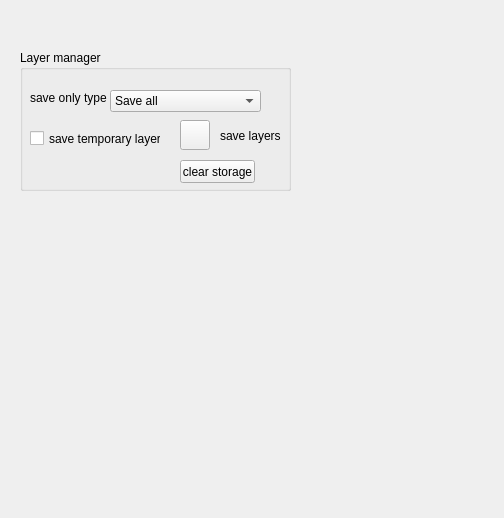
<?xml version="1.0" encoding="UTF-8"?>
<ui version="4.0">
 <class>Form</class>
 <widget class="QWidget" name="Form">
  <property name="geometry">
   <rect>
    <x>0</x>
    <y>0</y>
    <width>504</width>
    <height>518</height>
   </rect>
  </property>
  <property name="windowTitle">
   <string>Form</string>
  </property>
  <widget class="QGroupBox" name="groupBox">
   <property name="geometry">
    <rect>
     <x>20</x>
     <y>50</y>
     <width>271</width>
     <height>141</height>
    </rect>
   </property>
   <property name="title">
    <string>Layer manager</string>
   </property>
   <property name="flat">
    <bool>false</bool>
   </property>
   <widget class="QComboBox" name="proxyType">
    <property name="geometry">
     <rect>
      <x>90</x>
      <y>40</y>
      <width>151</width>
      <height>22</height>
     </rect>
    </property>
    <property name="currentIndex">
     <number>0</number>
    </property>
    <item>
     <property name="text">
      <string>Save all</string>
     </property>
    </item>
    <item>
     <property name="text">
      <string>Image</string>
     </property>
    </item>
    <item>
     <property name="text">
      <string>ImageCollection</string>
     </property>
    </item>
   </widget>
   <widget class="QCheckBox" name="cacheOn">
    <property name="geometry">
     <rect>
      <x>10</x>
      <y>80</y>
      <width>131</width>
      <height>17</height>
     </rect>
    </property>
    <property name="text">
     <string>save temporary layers</string>
    </property>
   </widget>
   <widget class="QPushButton" name="saveButton">
    <property name="geometry">
     <rect>
      <x>160</x>
      <y>70</y>
      <width>30</width>
      <height>30</height>
     </rect>
    </property>
    <property name="text">
     <string/>
    </property>
    <property name="icon">
     <iconset>
      <normaloff>:/plugins/geegui/icons/save.png</normaloff>:/plugins/geegui/icons/save.png</iconset>
    </property>
    <property name="iconSize">
     <size>
      <width>30</width>
      <height>30</height>
     </size>
    </property>
   </widget>
   <widget class="QLabel" name="label_2">
    <property name="geometry">
     <rect>
      <x>10</x>
      <y>40</y>
      <width>81</width>
      <height>16</height>
     </rect>
    </property>
    <property name="text">
     <string>save only type</string>
    </property>
   </widget>
   <widget class="QLabel" name="label">
    <property name="geometry">
     <rect>
      <x>200</x>
      <y>70</y>
      <width>61</width>
      <height>31</height>
     </rect>
    </property>
    <property name="text">
     <string>save layers</string>
    </property>
   </widget>
   <widget class="QPushButton" name="clearButton">
    <property name="geometry">
     <rect>
      <x>160</x>
      <y>110</y>
      <width>75</width>
      <height>23</height>
     </rect>
    </property>
    <property name="text">
     <string>clear storage</string>
    </property>
   </widget>
  </widget>
 </widget>
 <resources/>
 <connections/>
</ui>
